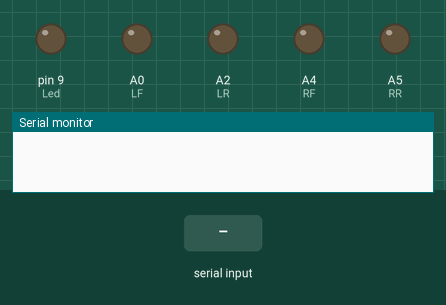
This sketch was run on a simulated Arduino Uno, built with avr-gcc and run on an emulated ATmega328P. On the bench: output pins drawn as LEDs (lit = HIGH), the last lines printed to the serial monitor. The inputs (shaded band) are chosen by the test bench.

Above: at 1.2 s.
1.3 s: "forward" received over the second serial link
At 2.4 s:
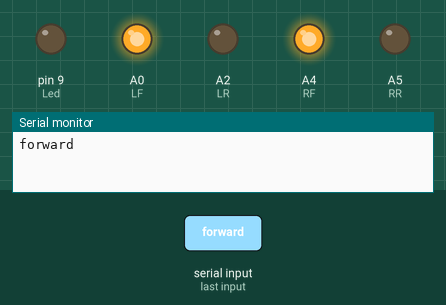
2.8 s: "back" received over the second serial link
At 3.9 s:
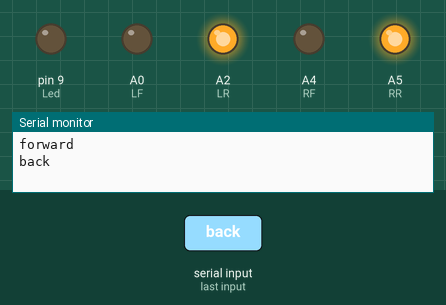
4.4 s: "left" received over the second serial link
At 5.3 s:
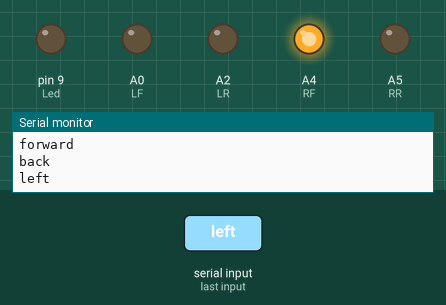
5.9 s: "right" received over the second serial link
At 7.1 s:
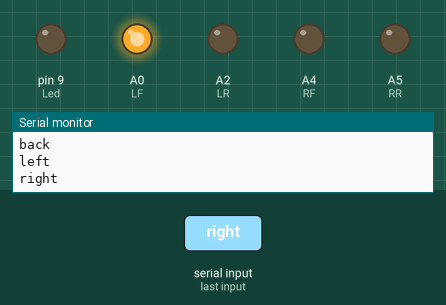
Timing chart, 0 to 8.5 s (numbered marks = the images above; inputs shaded):
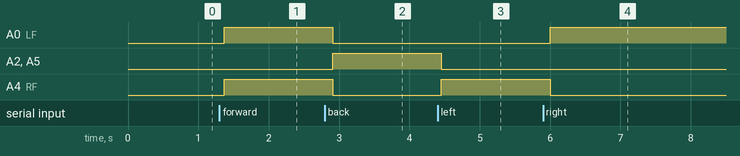

Measured:
- after the input at 1.3 s, A0 (LF), A4 (RF): LOW → HIGH after 0.07 s
- after the input at 2.8 s, A0 (LF), A4 (RF): HIGH → LOW after 0.11 s; A2 (LR), A5 (RR): LOW → HIGH after 0.11 s
- after the input at 4.4 s, A2 (LR), A5 (RR): HIGH → LOW after 0.05 s; A4 (RF): LOW → HIGH after 0.05 s
- after the input at 5.9 s, A0 (LF): LOW → HIGH after 0.10 s; A4 (RF): HIGH → LOW after 0.10 s

The sketch:

voice_control_tank.ino
```cpp
#include <SoftwareSerial.h>


#define LF A0
#define LR A2
#define RF A4
#define RR A5
SoftwareSerial BT(0, 1); //TX, RX respetively
String readvoice;

void setup() {
pinMode(A0,OUTPUT);   //left motors forward
pinMode(A2,OUTPUT);   //left motors reverse
pinMode(A4,OUTPUT);   //right motors forward
pinMode(A5,OUTPUT);   //right motors reverse
pinMode(9,OUTPUT);   //Led
BT.begin(9600);
Serial.begin(9600);

}

void loop() {
while (BT.available()){  //Check if there is an available byte to read
  delay(10); //Delay added to make thing stable
  char c = BT.read(); //Conduct a serial read
  readvoice += c; //build the string- "forward", "reverse", "left" and "right"
  }
    if (readvoice.length() > 0) {
    Serial.println(readvoice);
    }
if(readvoice == "forward"){            //move forward(all motors rotate in forward direction)
  digitalWrite(LF,HIGH);
  digitalWrite(RF,HIGH);
  digitalWrite(RR,LOW);
  digitalWrite(LR,LOW);

}
else if(readvoice == "back"){      //move reverse (all motors rotate in reverse direction)
  digitalWrite(LR,HIGH);
  digitalWrite(RR,HIGH);
  digitalWrite(RF,LOW);
  digitalWrite(LF,LOW);

}

else if(readvoice == "left"){      //turn right (left side motors rotate in forward direction, right side motors doesn't rotate)
  digitalWrite(RF,HIGH);
  digitalWrite(LF,LOW);
  digitalWrite(LR,LOW);
  digitalWrite(RR,LOW);

}

else if(readvoice == "right"){      //turn left (right side motors rotate in forward direction, left side motors doesn't rotate)
  digitalWrite(LF,HIGH);
  digitalWrite(LR,LOW);
  digitalWrite(RF,LOW);
  digitalWrite(RR,LOW);

}


else if(readvoice == "stop"){      //STOP (all motors stop)

  digitalWrite(LF,LOW);
  digitalWrite(LR,LOW);
  digitalWrite(RF,LOW);
  digitalWrite(RR,LOW);

}
delay(100);
readvoice="";
}
```
